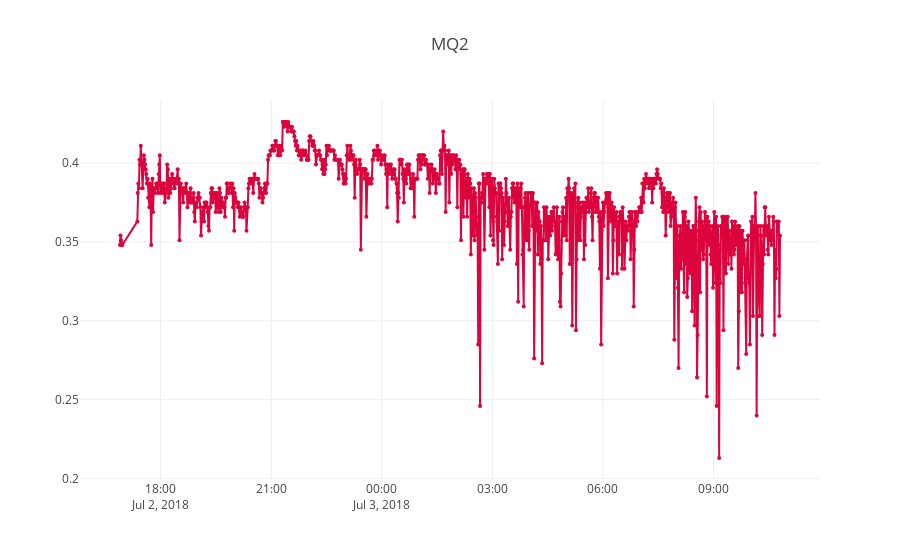

The notebook cell this image was saved under:
### Code cell
draw_plot(data, 'MQ2', 'MQ2', 'rgb(219, 4, 61)')

### Figure 1 — Plotly figure (JSON) as saved in the notebook; plotly's stock layout.template omitted (floating-point values rounded to 4 significant figures; data arrays with more than 128 entries replaced by an {"elided": "..."} marker saying what was removed)
{"data": [{"marker": {"color": "rgb(219, 4, 61)", "size": 4}, "mode": "lines+markers", "type": "scatter", "uid": "1e024712-8ac6-11e8-8a41-b827eb6067f0", "x": {"elided": "1052 str values"}, "y": {"elided": "1052 float values"}}], "layout": {"title": "MQ2"}}
